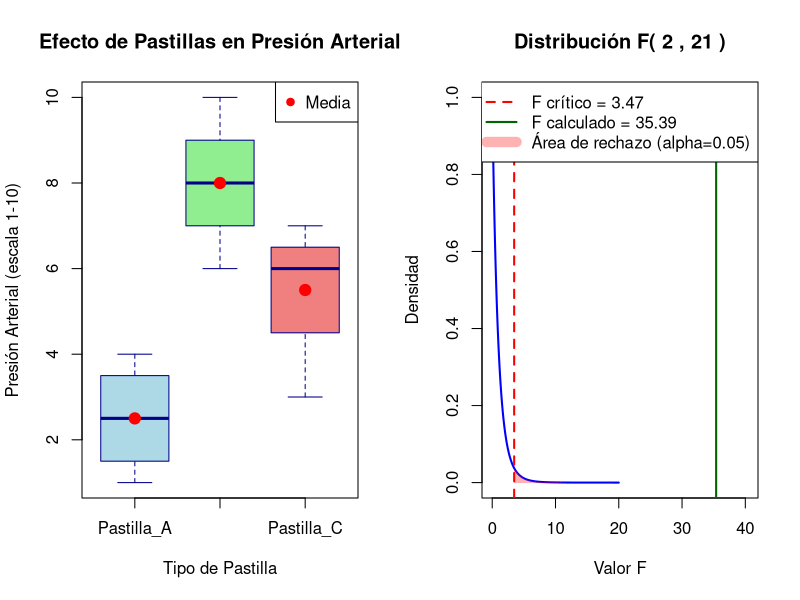

R code for this plot:
# ANOVA DE UNA VÍA - Efecto de pastillas en presión arterial
# H0: No hay diferencia en la presión arterial entre los grupos
# H1: Al menos un grupo tiene diferencia significativa

# Datos de presión arterial (escala 1-10) para 3 grupos con diferentes pastillas
set.seed(123)  # Para reproducibilidad
Grupo_A <- c(3, 2, 1, 1, 4, 2, 4, 3)
Grupo_B <- c(10, 9, 9, 8, 7, 8, 6, 7)
Grupo_C <- c(7, 6, 7, 6, 5, 4, 3, 6)

# Crear data frame
datos <- data.frame(
  Presion = c(Grupo_A, Grupo_B, Grupo_C),
  Grupo = factor(rep(c("Pastilla_A", "Pastilla_B", "Pastilla_C"), each=8))
)

# Mostrar datos
print("=== DATOS DEL EXPERIMENTO ===")
print(datos)
print("")

# Estadísticas descriptivas por grupo
print("=== ESTADÍSTICAS DESCRIPTIVAS POR GRUPO ===")
tapply(datos$Presion, datos$Grupo, summary)
print("")

# ANOVA de una vía
print("=== ANOVA DE UNA VÍA ===")
modelo_anova <- aov(Presion ~ Grupo, data=datos)
resumen <- summary(modelo_anova)
print(resumen)
print("")

# CÁLCULOS MANUALES PASO A PASO
print("=== CÁLCULOS MANUALES ===")

# Medias por grupo
media_A <- mean(Grupo_A)
media_B <- mean(Grupo_B)
media_C <- mean(Grupo_C)
media_total <- mean(datos$Presion)

print(paste("Media Grupo A:", round(media_A, 4)))
print(paste("Media Grupo B:", round(media_B, 4)))
print(paste("Media Grupo C:", round(media_C, 4)))
print(paste("Media Total:", round(media_total, 4)))
print("")

# Tamaños de muestra
n <- 8  # por grupo
k <- 3   # número de grupos
N <- n * k  # total de observaciones

# Grados de libertad
gl_entre <- k - 1  # grados de libertad entre grupos
gl_dentro <- N - k  # grados de libertad dentro de grupos
gl_total <- N - 1

print(paste("Grados de libertad entre grupos (k-1):", gl_entre))
print(paste("Grados de libertad dentro de grupos (N-k):", gl_dentro))
print(paste("Grados de libertad totales (N-1):", gl_total))
print("")

# Suma de cuadrados entre grupos (SCE)
SCE <- n * sum((c(media_A, media_B, media_C) - media_total)^2)
print(paste("Suma de Cuadrados Entre grupos (SCE):", round(SCE, 4)))

# Suma de cuadrados dentro de grupos (SCD)
SCD <- sum((Grupo_A - media_A)^2) + 
       sum((Grupo_B - media_B)^2) + 
       sum((Grupo_C - media_C)^2)
print(paste("Suma de Cuadrados Dentro de grupos (SCD):", round(SCD, 4)))

# Cuadrados medios
CME <- SCE / gl_entre  # Varianza entre grupos
CMD <- SCD / gl_dentro  # Varianza dentro de grupos

print(paste("Cuadrado Medio Entre grupos (CME - Varianza entre):", round(CME, 4)))
print(paste("Cuadrado Medio Dentro de grupos (CMD - Varianza dentro):", round(CMD, 4)))
print("")

# Estadístico F
F_calculado <- CME / CMD
print(paste("Estadístico F calculado = CME/CMD =", round(F_calculado, 4)))
print("")

# Valor crítico y p-value
alpha <- 0.05
F_critico <- qf(1-alpha, gl_entre, gl_dentro)
p_value <- pf(F_calculado, gl_entre, gl_dentro, lower.tail=FALSE)

print(paste("Valor crítico F(", gl_entre, ",", gl_dentro, ") con alpha=0.05:", round(F_critico, 4)))
print(paste("P-value:", format(p_value, scientific=TRUE)))
print("")

# Decisión
print("=== CONCLUSIÓN ===")
if (p_value < alpha) {
  print("RECHAZAMOS H0: Hay diferencias significativas entre al menos un grupo")
} else {
  print("NO RECHAZAMOS H0: No hay diferencias significativas entre los grupos")
}
print("")

# Configurar para mostrar ambos gráficos juntos
par(mfrow=c(1,2))  # 1 fila, 2 columnas

# GRÁFICO 1: Diagrama de Caja y Bigotes
print("Generando gráfico de caja y bigotes...")
boxplot(Presion ~ Grupo, data=datos,
        main="Efecto de Pastillas en Presión Arterial",
        xlab="Tipo de Pastilla",
        ylab="Presión Arterial (escala 1-10)",
        col=c("lightblue", "lightgreen", "lightcoral"),
        border="darkblue",
        notch=FALSE)

# Agregar las medias al gráfico
points(1:3, c(media_A, media_B, media_C), 
       col="red", pch=19, cex=1.5)
legend("topright", legend="Media", col="red", pch=19)

# GRÁFICO 2: Distribución F (Campana de Gauss)
print("Generando gráfico de distribución F...")
x <- seq(0, 20, length=1000)
y <- df(x, gl_entre, gl_dentro)

plot(x, y, type="l", lwd=2, col="blue",
     main=paste("Distribución F(", gl_entre, ",", gl_dentro, ")"),
     xlab="Valor F",
     ylab="Densidad",
     xlim=c(0, max(F_calculado + 5, F_critico + 5)))

# Área de rechazo
x_rechazo <- seq(F_critico, max(x), length=100)
y_rechazo <- df(x_rechazo, gl_entre, gl_dentro)
polygon(c(F_critico, x_rechazo, max(x)), 
        c(0, y_rechazo, 0), 
        col=rgb(1,0,0,0.3), border=NA)

# Líneas verticales
abline(v=F_critico, col="red", lwd=2, lty=2)
abline(v=F_calculado, col="darkgreen", lwd=2, lty=1)

# Leyenda
legend("topright", 
       legend=c(paste("F crítico =", round(F_critico, 2)),
                paste("F calculado =", round(F_calculado, 2)),
                paste("Área de rechazo (alpha=", alpha, ")", sep="")),
       col=c("red", "darkgreen", rgb(1,0,0,0.3)),
       lwd=c(2, 2, 10),
       lty=c(2, 1, 1))

print("¡Análisis ANOVA completado!")
